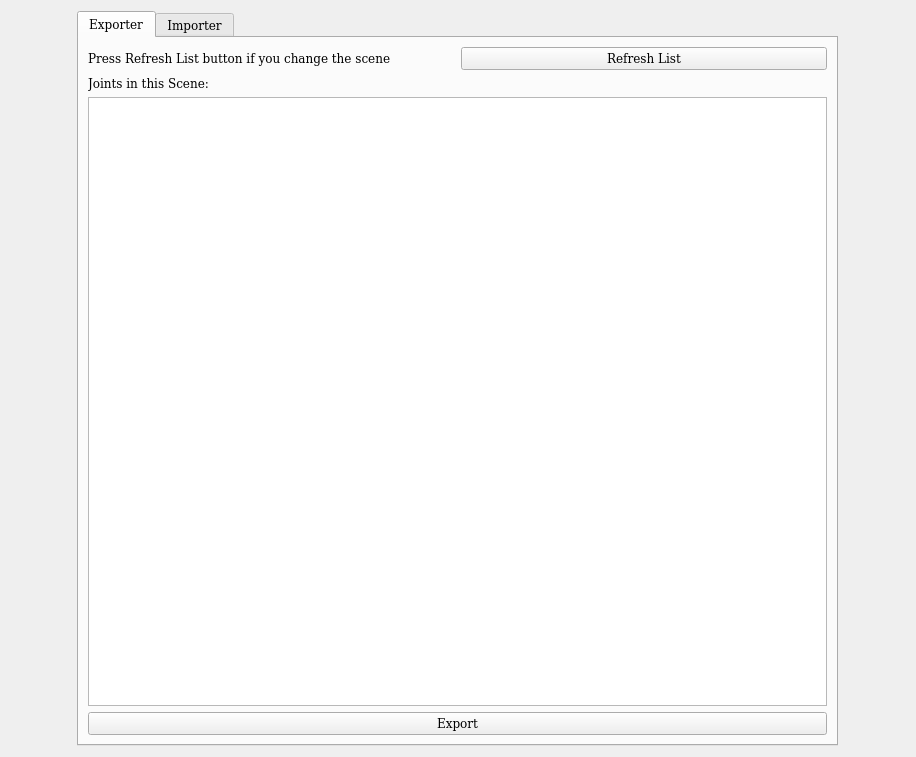
<?xml version="1.0" encoding="UTF-8"?>
<ui version="4.0">
 <class>Form</class>
 <widget class="QWidget" name="Form">
  <property name="geometry">
   <rect>
    <x>0</x>
    <y>0</y>
    <width>916</width>
    <height>757</height>
   </rect>
  </property>
  <property name="acceptDrops">
   <bool>true</bool>
  </property>
  <property name="windowTitle">
   <string>Form</string>
  </property>
  <layout class="QVBoxLayout" name="verticalLayout">
   <item>
    <layout class="QHBoxLayout" name="horizontalLayout_3">
     <item>
      <widget class="QTabWidget" name="tabWidget">
       <property name="maximumSize">
        <size>
         <width>761</width>
         <height>16777215</height>
        </size>
       </property>
       <property name="font">
        <font>
         <family>DejaVu Serif</family>
        </font>
       </property>
       <property name="layoutDirection">
        <enum>Qt::LeftToRight</enum>
       </property>
       <property name="autoFillBackground">
        <bool>false</bool>
       </property>
       <property name="currentIndex">
        <number>0</number>
       </property>
       <property name="iconSize">
        <size>
         <width>30</width>
         <height>30</height>
        </size>
       </property>
       <widget class="QWidget" name="Exporter">
        <attribute name="title">
         <string>Exporter</string>
        </attribute>
        <layout class="QVBoxLayout" name="verticalLayout_2">
         <item>
          <layout class="QHBoxLayout" name="horizontalLayout_5">
           <item>
            <widget class="QLabel" name="label_2">
             <property name="text">
              <string>Press Refresh List button if you change the scene</string>
             </property>
            </widget>
           </item>
           <item>
            <widget class="QPushButton" name="Refresh_btn">
             <property name="text">
              <string>Refresh List</string>
             </property>
            </widget>
           </item>
          </layout>
         </item>
         <item>
          <widget class="QLabel" name="label_3">
           <property name="text">
            <string>Joints in this Scene:</string>
           </property>
          </widget>
         </item>
         <item>
          <widget class="QListWidget" name="joint_list"/>
         </item>
         <item>
          <widget class="QPushButton" name="Export_btn">
           <property name="text">
            <string>Export</string>
           </property>
          </widget>
         </item>
        </layout>
       </widget>
       <widget class="QWidget" name="Importer">
        <attribute name="title">
         <string>Importer</string>
        </attribute>
        <layout class="QVBoxLayout" name="verticalLayout_3">
         <item>
          <layout class="QHBoxLayout" name="horizontalLayout_4">
           <item>
            <widget class="QLabel" name="label_4">
             <property name="text">
              <string>Target Root Joint(Refresh if changed scene):</string>
             </property>
            </widget>
           </item>
           <item>
            <widget class="QLabel" name="target_joint_text">
             <property name="text">
              <string>TextLabel</string>
             </property>
            </widget>
           </item>
           <item>
            <widget class="QPushButton" name="Import_Refresh_btn">
             <property name="text">
              <string>Refresh Root Joint</string>
             </property>
            </widget>
           </item>
          </layout>
         </item>
         <item>
          <layout class="QHBoxLayout" name="horizontalLayout_2">
           <item>
            <widget class="QLabel" name="label">
             <property name="text">
              <string>File List:</string>
             </property>
            </widget>
           </item>
           <item>
            <widget class="QPushButton" name="search_file_btn">
             <property name="text">
              <string>...</string>
             </property>
            </widget>
           </item>
          </layout>
         </item>
         <item>
          <widget class="QListWidget" name="dropList">
           <property name="acceptDrops">
            <bool>true</bool>
           </property>
           <property name="selectionMode">
            <enum>QAbstractItemView::ExtendedSelection</enum>
           </property>
          </widget>
         </item>
         <item>
          <layout class="QHBoxLayout" name="horizontalLayout_6">
           <item>
            <widget class="QLabel" name="label_5">
             <property name="font">
              <font>
               <pointsize>9</pointsize>
              </font>
             </property>
             <property name="text">
              <string>Import scalar value:</string>
             </property>
            </widget>
           </item>
           <item>
            <widget class="QLineEdit" name="scalar_value">
             <property name="text">
              <string>1</string>
             </property>
            </widget>
           </item>
          </layout>
         </item>
         <item>
          <layout class="QHBoxLayout" name="horizontalLayout_7">
           <item>
            <widget class="QLabel" name="label_6">
             <property name="text">
              <string>Start Frame</string>
             </property>
            </widget>
           </item>
           <item>
            <widget class="QLineEdit" name="start_frame_text">
             <property name="sizePolicy">
              <sizepolicy hsizetype="Expanding" vsizetype="Fixed">
               <horstretch>0</horstretch>
               <verstretch>0</verstretch>
              </sizepolicy>
             </property>
            </widget>
           </item>
           <item>
            <widget class="QLabel" name="label_7">
             <property name="text">
              <string>End Frame</string>
             </property>
            </widget>
           </item>
           <item>
            <widget class="QLineEdit" name="end_frame_text">
             <property name="sizePolicy">
              <sizepolicy hsizetype="Expanding" vsizetype="Fixed">
               <horstretch>0</horstretch>
               <verstretch>0</verstretch>
              </sizepolicy>
             </property>
            </widget>
           </item>
          </layout>
         </item>
         <item>
          <spacer name="horizontalSpacer">
           <property name="orientation">
            <enum>Qt::Horizontal</enum>
           </property>
           <property name="sizeHint" stdset="0">
            <size>
             <width>40</width>
             <height>20</height>
            </size>
           </property>
          </spacer>
         </item>
         <item>
          <layout class="QHBoxLayout" name="horizontalLayout">
           <item>
            <widget class="QPushButton" name="import_btn">
             <property name="text">
              <string>Import Selected</string>
             </property>
            </widget>
           </item>
           <item>
            <widget class="QPushButton" name="del_btn">
             <property name="acceptDrops">
              <bool>true</bool>
             </property>
             <property name="text">
              <string>Remove Selected</string>
             </property>
            </widget>
           </item>
          </layout>
         </item>
        </layout>
       </widget>
      </widget>
     </item>
    </layout>
   </item>
  </layout>
 </widget>
 <resources/>
 <connections/>
</ui>
